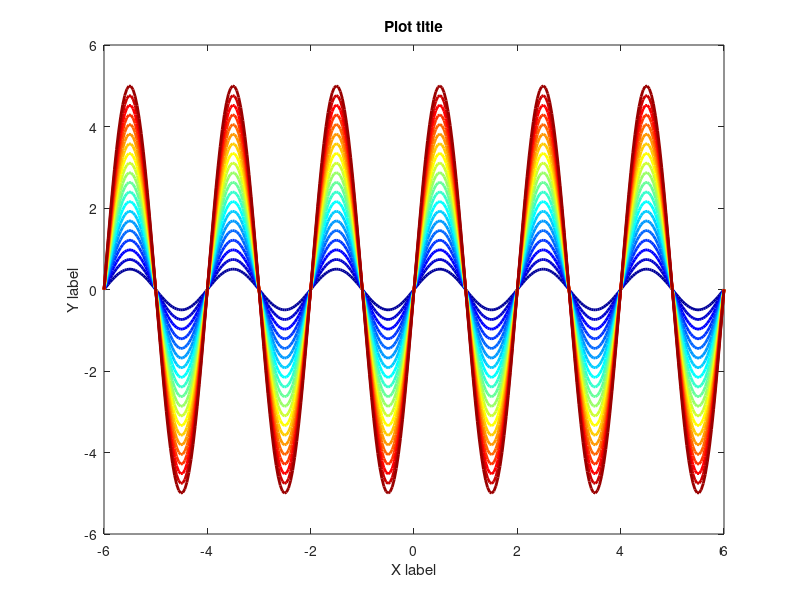

This chart was generated by the following MATLAB code: (Note: this script raises an error after producing the figure.)
clf;

t = linspace(-6,6,300);
xlim([-5 5]);
ylim([-5 5]);

avals = linspace(0.5, 5, 20);
cmap = jet(numel(avals));
for i = 1:numel(avals)
    y = avals(i)*sin(2*pi*0.5*t);
    plot(t, y, '-', 'Color', cmap(i, :), 'LineWidth', 2);
    hold on
end

xlabel('X label');
ylabel('Y label');
title('Plot title');

% playing around with a dot and label

% hm = plot(3,3, 'ro', 'MarkerSize', 25, 'MarkerFaceColor', 'r');
% ht = text(1,1, 'Label', 'HorizontalAlignment', 'center', 'VerticalAlignment', 'top');

% a = AutoAxis.AnchorInfo;
% a.h = ht;
% a.ha = hm;
% a.pos = AutoAxis.PositionType.Top;
% a.posa = AutoAxis.PositionType.Bottom;
% 
% a2 = AutoAxis.AnchorInfo;
% a2.h = hm;
% a2.ha = ht;
% a2.pos = AutoAxis.PositionType.HCenter;
% a2.posa = AutoAxis.PositionType.HCenter;
% 
% au.addAnchor(a);
% au.addAnchor(a2);

% [hl, ht] = au.addTickBridge('x');
% [hl, ht] = au.addTickBridge('y');

au = AutoAxis();

au.addAutoAxisY();
au.addTitle();

useAutoAxisX = true;
if useAutoAxisX
    au.addAutoAxisX();
else
    au.addTickBridge('x', 'XTick', -5:-1);
    xvals = 0:5;
    cmap = jet(numel(xvals));
    for i = 1:numel(xvals)
        x = xvals(i);
        au.addMarkerX(x, sprintf('X=%d', x), 'markerColor', cmap(i, :), 'markerSize', 0.4);
    end
    %au.axisInset(2) = 4;
    au.addXLabel();
end

axis off
au.update();
au.installCallbacks();
auVec(i) = au;

